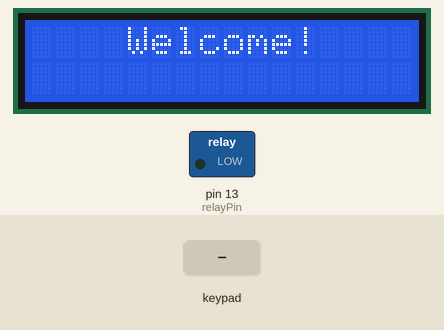
Recording of a sketch running on a simulated Arduino Uno, built with avr-gcc and run on an emulated ATmega328P. Shown: 16×2 character LCD, switched loads named in the sketch (green lamp = pin HIGH). Inputs (shaded band) come from the test bench.

Above: at 3.2 s.
3.3 s: keypad keys 1 2 3 4 5 6 # pressed 0.4 s apart
At 7.0 s:
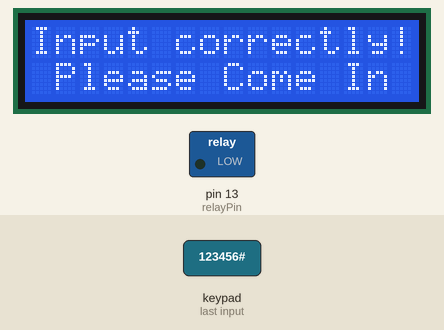
7.6 s: key '1' pressed
At 8.7 s:
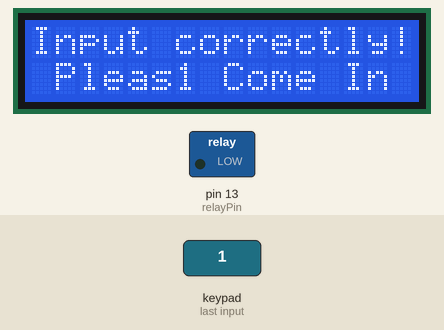
9.1 s: keypad keys 1 2 3 4 5 6 * pressed 0.4 s apart
At 12.1 s:
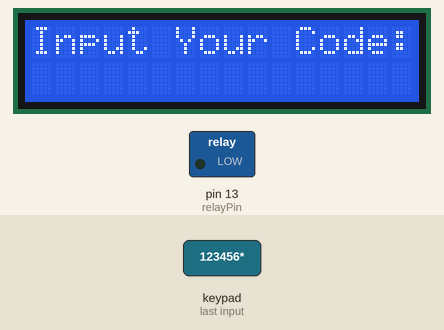
13.4 s: key 'A' pressed
At 14.2 s:
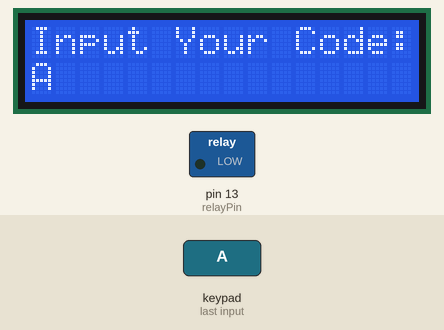
14.9 s: key 'B' pressed
At 15.3 s:
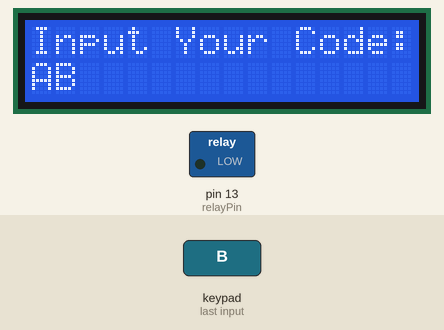
16.4 s: keypad keys 1 2 3 4 5 6 A pressed 0.4 s apart
At 19.6 s:
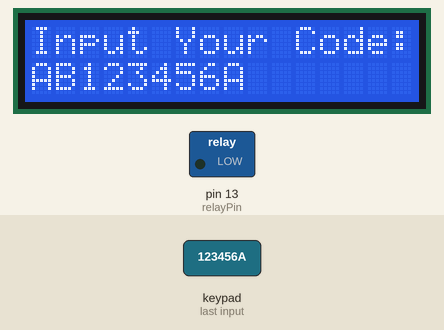
Timing chart, 0 to 21.1 s (numbered marks = the images above; inputs shaded):
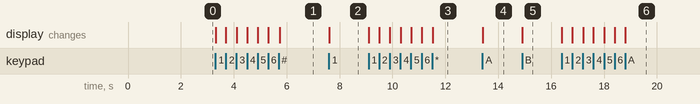

The sketch:

Activity_13_Keypad.ino
```cpp
/*
 * name:Password Lock
 * function: the I2C LCD1602 will display "Welcome!" after power on.
 * At this point, the indicator LED on the relay keeps off.
 * When you press "*" key, it will prompt "Input Your Code:". If you enter “123456” and press “#” key to confirm,
 * the indicator LED on the relay module will light up. The I2C LCD1602 will display "Input Correctly" "Please Come In".
 * Two seconds later, "Welcome!"
 */

#include <Keypad.h>
#include <Wire.h>
#include <LiquidCrystal_I2C.h>


LiquidCrystal_I2C lcd(0x27,16,2);


#define relayPin 13  //relay attach to pin 13


const byte ROWS = 4; //four rows
const byte COLS = 4; //four columns
//define the cymbols on the buttons of the keypads
char hexaKeys[ROWS][COLS] = {
  {'1','2','3','4'},
  {'5','6','7','8'},
  {'9','A','B','C'},
  {'D','*','0','#'}
};
byte rowPins[ROWS] = {11, 10, 9, 8}; //connect to the row pinouts of the keypad
byte colPins[COLS] = { 7, 6, 5, 4}; //connect to the column pinouts of the keypad


int pos = 0;
char secretCode[6] = {'1', '2', '3', '4', '5', '6'};
char inputCode[6] = {'0', '0', '0', '0', '0', '0'};

//initialize an instance of class NewKeypad
Keypad customKeypad = Keypad( makeKeymap(hexaKeys), rowPins, colPins, ROWS, COLS);

void setup()
{
  lcd.init();
  lcd.backlight();
  pinMode(relayPin, OUTPUT);
  //Serial.begin(9600);
  lcd.setCursor(0,0);
  lcd.print("    Welcome!    ");
  delay(2000);
}

void loop()
{
  readKey();
}

void readKey()
{
  int correct = 0;
  int i;
  char customKey = customKeypad.getKey();
  if (customKey)
  {
    switch(customKey)
    {
      case '*':
        pos = 0;
        lcd.clear();
        lcd.setCursor(0,0);
        lcd.print("Input Your Code:");
      break;
      case '#':
        for(i = 0; i < 6; i++)
        {
          if(inputCode[i] == secretCode[i])
          {
            correct ++;
          }
        }
        if(correct == 6)
        {
          lcd.clear();
          lcd.setCursor(0, 0);
          lcd.print("Input correctly!");
          lcd.setCursor(0, 1);
          lcd.print(" Please Come In ");
         // digitalWrite(relayPin, HIGH);
         // delay(2000);
         // lcd.clear();
         // lcd.setCursor(0,0);
         // lcd.print("    Welcome!    ");
         // digitalWrite(relayPin, LOW);
        }
        else
        {
          lcd.clear();
          lcd.setCursor(0, 0);
          lcd.print("  Input Error!  ");
          lcd.setCursor(0, 1);
          lcd.print("  Please Again  ");
          digitalWrite(relayPin, LOW);
          delay(2000);
          lcd.clear();
          lcd.setCursor(0,0);
          lcd.print("    Welcome!    ");
        }
      break;
      default:
        inputCode[pos] = customKey;
        lcd.setCursor(pos,1);
        lcd.print(inputCode[pos]);
        pos ++;
    }
  }
}
```

Measured:
- after the input at 3.3 s, the display: first changes at once (image 1 shows a later state)
- after the input at 7.6 s, the display: changes at once (image 2)
- after the input at 9.1 s, the display: first changes at once (image 3 shows a later state)
- after the input at 13.4 s, the display: changes at once (image 4)
- after the input at 14.9 s, the display: changes at once (image 5)
- after the input at 16.4 s, the display: first changes at once (image 6 shows a later state)
